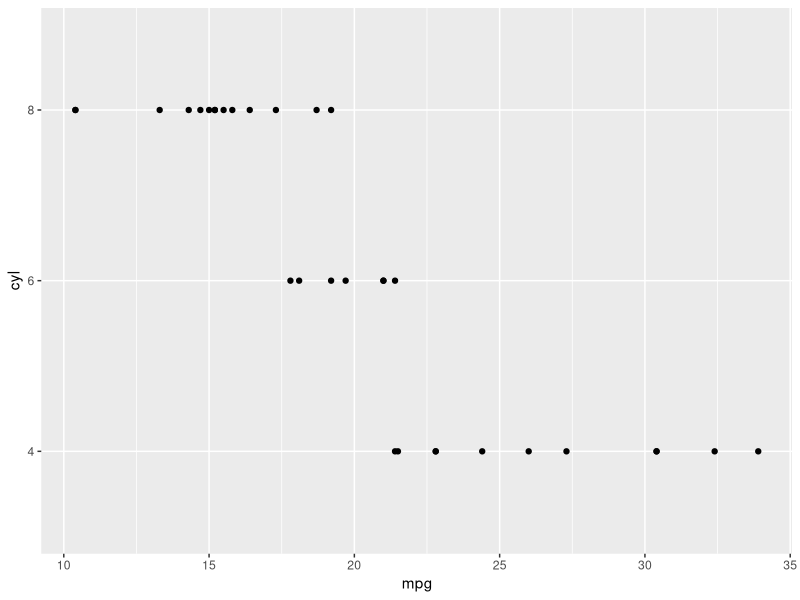
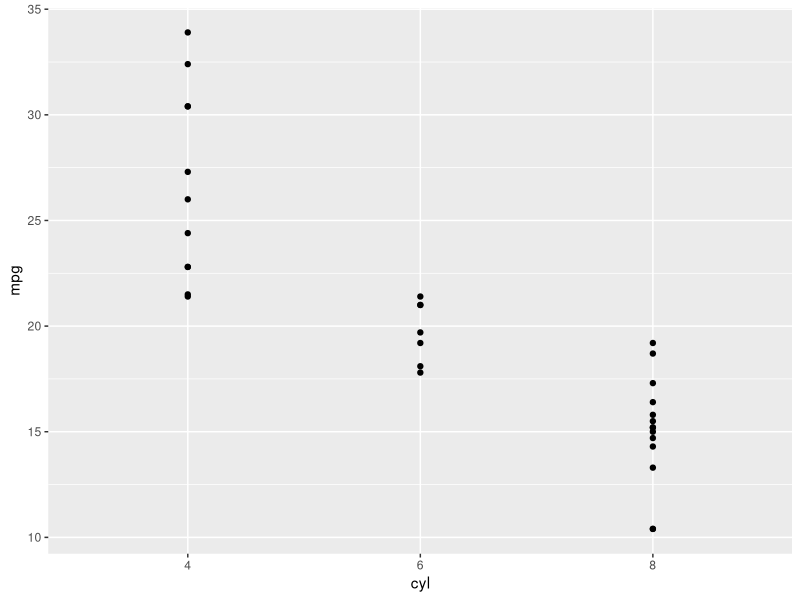
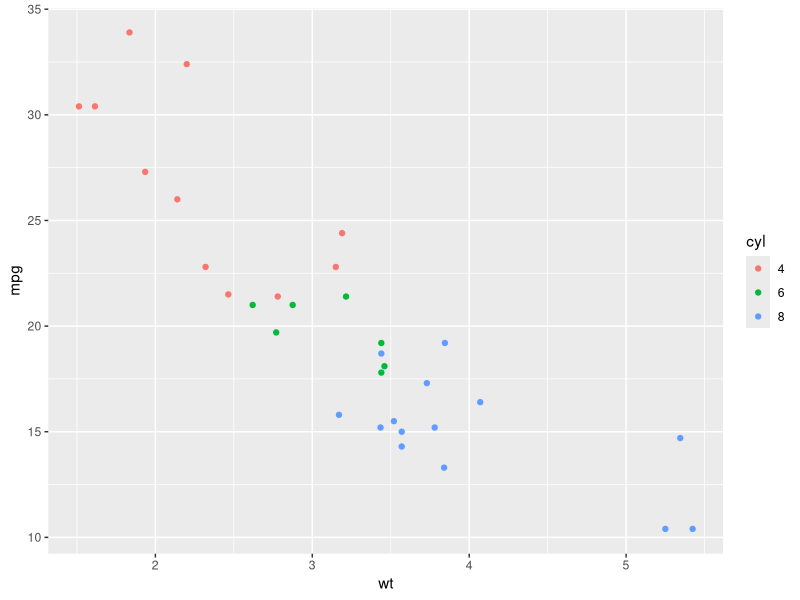
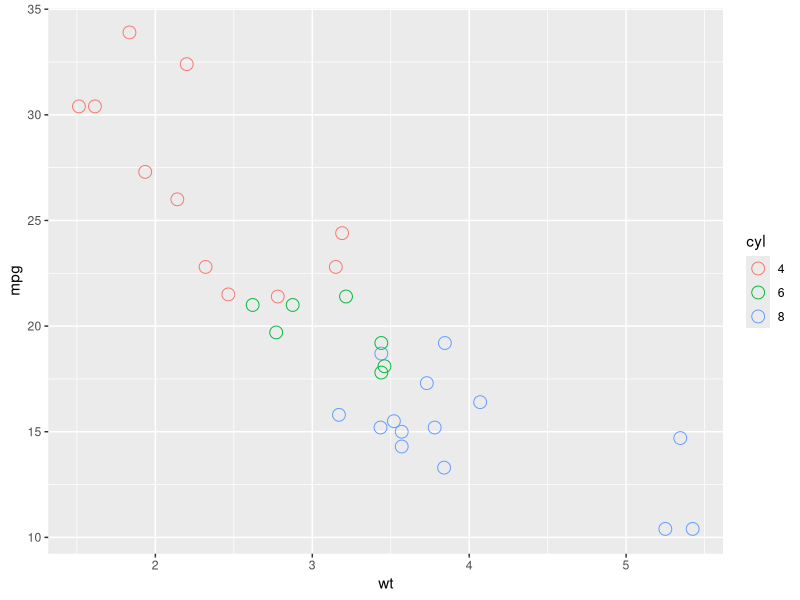
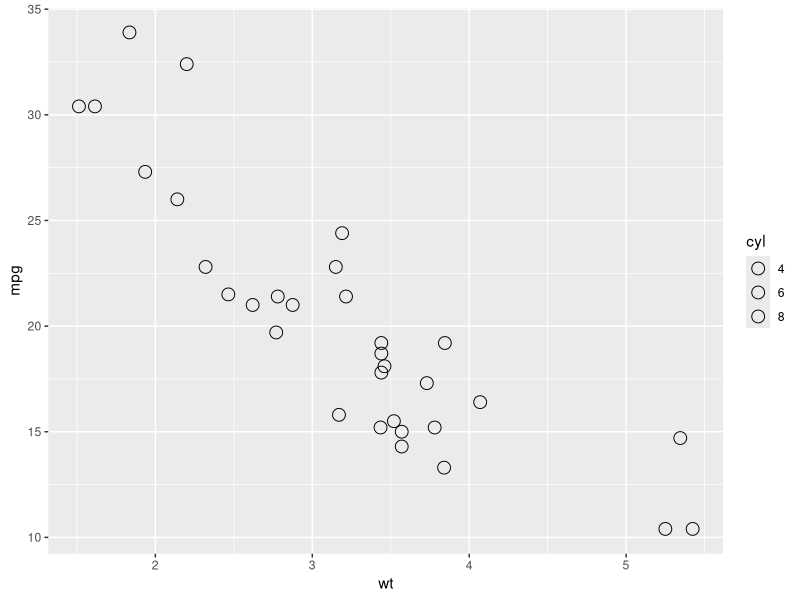
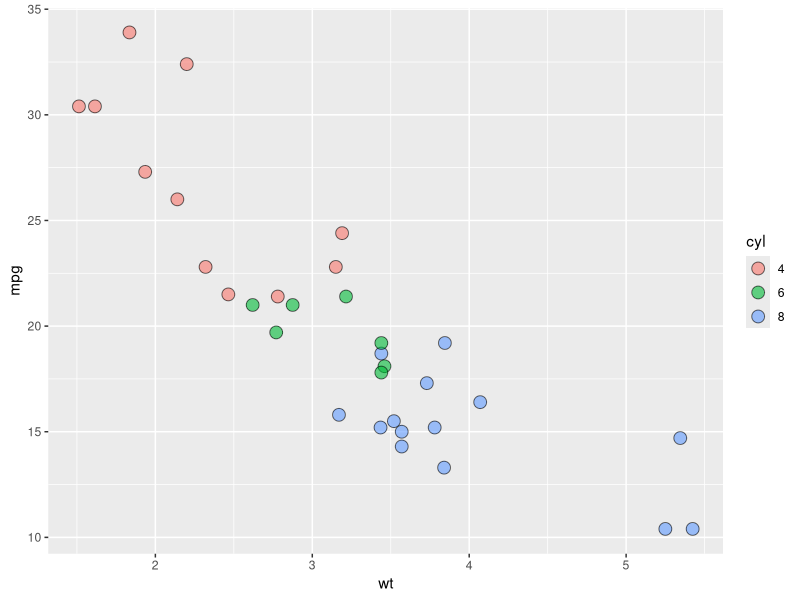
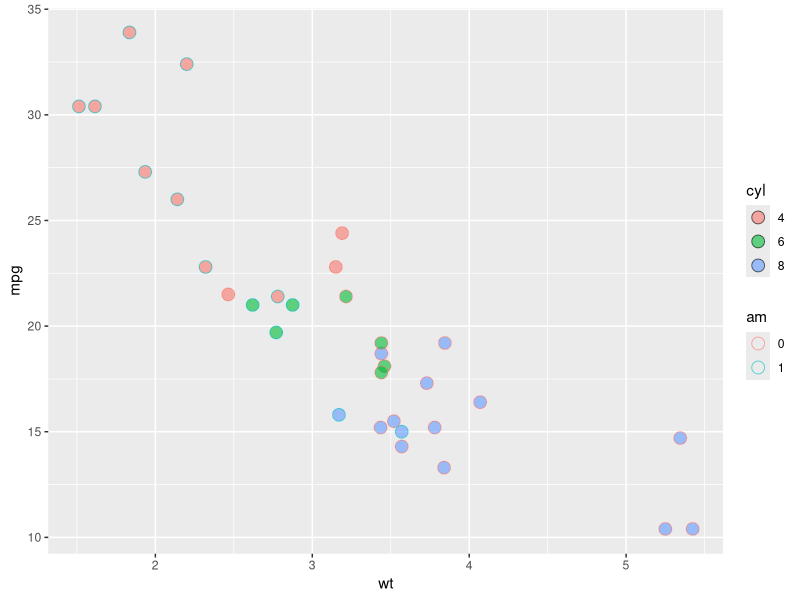
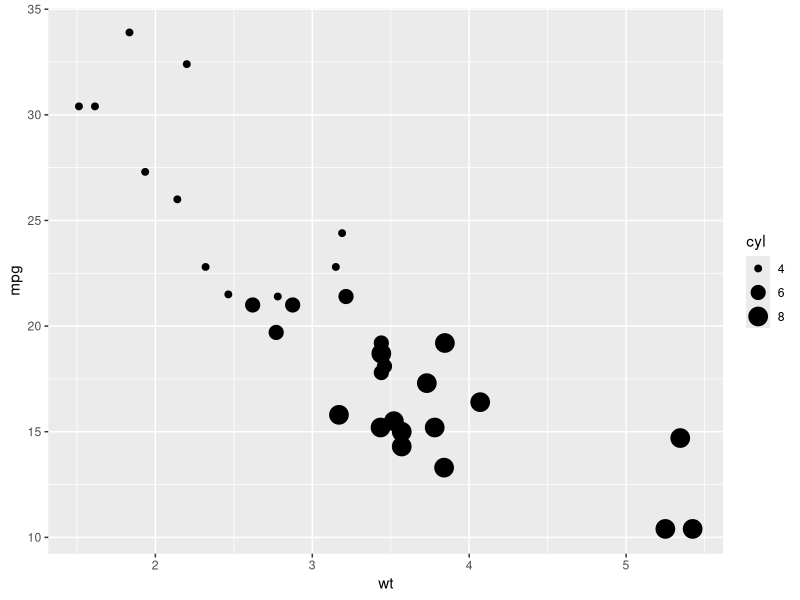

R code for these plots, in order:
## ---- chunk 1
library(ggplot2)
## ---- chunk 2
mtcars$cyl <- as.factor(mtcars$cyl)
## ---- chunk 3
ggplot(mtcars, aes(mpg, cyl)) +
  geom_point()
## ---- chunk 4
ggplot(mtcars, aes(cyl, mpg)) +
  geom_point()
## ---- chunk 5
ggplot(mtcars, aes(wt, mpg, color = cyl)) +
  geom_point()
## ---- chunk 6
ggplot(mtcars, aes(wt, mpg, color = cyl)) +
  geom_point(shape = 1, size = 4)
## ---- chunk 7
mtcars$am <- as.factor(mtcars$am)
## ---- chunk 8
class(mtcars$am)
class(mtcars$cyl)
class(mtcars$wt)
## ---- chunk 9
ggplot(mtcars, aes(x = wt, y = mpg, fill = cyl)) +
  geom_point(shape = 1, size = 4)
## ---- chunk 10
ggplot(mtcars, aes(x = wt, y = mpg, fill = cyl)) +
  geom_point(shape = 21, size = 4, alpha = 0.6)
## ---- chunk 11
ggplot(mtcars, aes(x = wt, y = mpg, fill = cyl, col = am)) +
  geom_point(shape = 21, size = 4, alpha = 0.6)
## ---- chunk 12
ggplot(mtcars, aes(x = wt, y = mpg, size = cyl)) +
  geom_point() 
## ---- chunk 13
ggplot(mtcars, aes(x = wt, y = mpg, alpha = cyl)) +
  geom_point()
## ---- chunk 14
ggplot(mtcars, aes(x = wt, y = mpg, shape = cyl)) +
  geom_point()
## ---- chunk 15
ggplot(mtcars, aes(x = wt, y = mpg, label = cyl)) +
  geom_text() 
